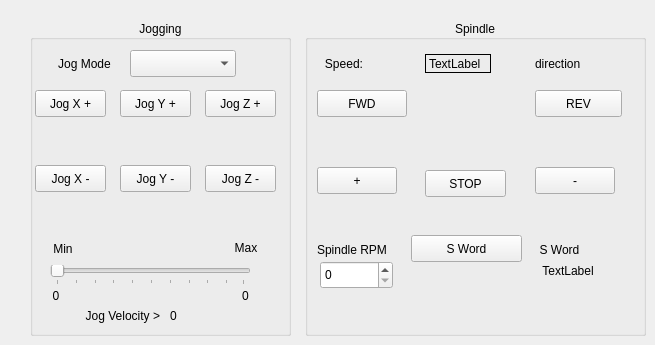
    <widget class="QWidget" name="tab_9">
     <attribute name="title">
      <string>Jog / Spindle</string>
     </attribute>
     <widget class="QGroupBox" name="groupBox_7">
      <property name="geometry">
       <rect>
        <x>30</x>
        <y>20</y>
        <width>261</width>
        <height>316</height>
       </rect>
      </property>
      <property name="title">
       <string>Jogging</string>
      </property>
      <property name="alignment">
       <set>Qt::AlignCenter</set>
      </property>
      <widget class="QPushButton" name="jog_plus_pb_2">
       <property name="geometry">
        <rect>
         <x>175</x>
         <y>70</y>
         <width>71</width>
         <height>27</height>
        </rect>
       </property>
       <property name="text">
        <string>Jog Z +</string>
       </property>
      </widget>
      <widget class="QPushButton" name="jog_minus_pb_2">
       <property name="geometry">
        <rect>
         <x>175</x>
         <y>145</y>
         <width>71</width>
         <height>27</height>
        </rect>
       </property>
       <property name="text">
        <string>Jog Z -</string>
       </property>
      </widget>
      <widget class="QPushButton" name="jog_minus_pb_0">
       <property name="geometry">
        <rect>
         <x>5</x>
         <y>145</y>
         <width>71</width>
         <height>27</height>
        </rect>
       </property>
       <property name="text">
        <string>Jog X -</string>
       </property>
      </widget>
      <widget class="QPushButton" name="jog_plus_pb_0">
       <property name="geometry">
        <rect>
         <x>5</x>
         <y>70</y>
         <width>71</width>
         <height>27</height>
        </rect>
       </property>
       <property name="text">
        <string>Jog X +</string>
       </property>
      </widget>
      <widget class="QPushButton" name="jog_minus_pb_1">
       <property name="geometry">
        <rect>
         <x>90</x>
         <y>145</y>
         <width>71</width>
         <height>27</height>
        </rect>
       </property>
       <property name="text">
        <string>Jog Y -</string>
       </property>
      </widget>
      <widget class="QPushButton" name="jog_plus_pb_1">
       <property name="geometry">
        <rect>
         <x>90</x>
         <y>70</y>
         <width>71</width>
         <height>27</height>
        </rect>
       </property>
       <property name="text">
        <string>Jog Y +</string>
       </property>
      </widget>
      <widget class="QComboBox" name="jog_modes_cb">
       <property name="geometry">
        <rect>
         <x>100</x>
         <y>30</y>
         <width>106</width>
         <height>27</height>
        </rect>
       </property>
      </widget>
      <widget class="QLabel" name="label_6">
       <property name="geometry">
        <rect>
         <x>14</x>
         <y>30</y>
         <width>81</width>
         <height>27</height>
        </rect>
       </property>
       <property name="text">
        <string>Jog Mode</string>
       </property>
       <property name="alignment">
        <set>Qt::AlignCenter</set>
       </property>
      </widget>
      <widget class="QLabel" name="label_10">
       <property name="geometry">
        <rect>
         <x>20</x>
         <y>215</y>
         <width>26</width>
         <height>28</height>
        </rect>
       </property>
       <property name="text">
        <string>Min</string>
       </property>
       <property name="alignment">
        <set>Qt::AlignCenter</set>
       </property>
      </widget>
      <widget class="QSlider" name="jog_vel_sl">
       <property name="geometry">
        <rect>
         <x>20</x>
         <y>245</y>
         <width>201</width>
         <height>20</height>
        </rect>
       </property>
       <property name="orientation">
        <enum>Qt::Horizontal</enum>
       </property>
       <property name="tickPosition">
        <enum>QSlider::TicksBelow</enum>
       </property>
      </widget>
      <widget class="QLabel" name="label_11">
       <property name="geometry">
        <rect>
         <x>200</x>
         <y>215</y>
         <width>32</width>
         <height>25</height>
        </rect>
       </property>
       <property name="text">
        <string>Max</string>
       </property>
       <property name="alignment">
        <set>Qt::AlignCenter</set>
       </property>
      </widget>
      <widget class="QLabel" name="min_jog_vel_lb">
       <property name="geometry">
        <rect>
         <x>10</x>
         <y>265</y>
         <width>32</width>
         <height>21</height>
        </rect>
       </property>
       <property name="text">
        <string>0</string>
       </property>
       <property name="alignment">
        <set>Qt::AlignCenter</set>
       </property>
      </widget>
      <widget class="QLabel" name="max_jog_vel_lb">
       <property name="geometry">
        <rect>
         <x>200</x>
         <y>265</y>
         <width>31</width>
         <height>21</height>
        </rect>
       </property>
       <property name="text">
        <string>0</string>
       </property>
       <property name="alignment">
        <set>Qt::AlignCenter</set>
       </property>
      </widget>
      <widget class="QLabel" name="label_9">
       <property name="geometry">
        <rect>
         <x>30</x>
         <y>285</y>
         <width>100</width>
         <height>21</height>
        </rect>
       </property>
       <property name="text">
        <string>Jog Velocity &gt;</string>
       </property>
       <property name="alignment">
        <set>Qt::AlignRight|Qt::AlignTrailing|Qt::AlignVCenter</set>
       </property>
      </widget>
      <widget class="QLabel" name="jog_vel_lb">
       <property name="geometry">
        <rect>
         <x>140</x>
         <y>285</y>
         <width>81</width>
         <height>21</height>
        </rect>
       </property>
       <property name="text">
        <string>0</string>
       </property>
      </widget>
     </widget>
     <widget class="QGroupBox" name="groupBox_6">
      <property name="geometry">
       <rect>
        <x>305</x>
        <y>20</y>
        <width>341</width>
        <height>316</height>
       </rect>
      </property>
      <property name="title">
       <string>Spindle</string>
      </property>
      <property name="alignment">
       <set>Qt::AlignCenter</set>
      </property>
      <widget class="QPushButton" name="spindle_plus_pb">
       <property name="geometry">
        <rect>
         <x>12</x>
         <y>147</y>
         <width>80</width>
         <height>27</height>
        </rect>
       </property>
       <property name="text">
        <string>+</string>
       </property>
      </widget>
      <widget class="QSpinBox" name="spindle_speed_sb">
       <property name="geometry">
        <rect>
         <x>15</x>
         <y>241</y>
         <width>73</width>
         <height>28</height>
        </rect>
       </property>
       <property name="maximum">
        <number>30000</number>
       </property>
      </widget>
      <widget class="QLabel" name="spindle_direction_0_lb">
       <property name="geometry">
        <rect>
         <x>230</x>
         <y>34</y>
         <width>59</width>
         <height>19</height>
        </rect>
       </property>
       <property name="text">
        <string>direction</string>
       </property>
      </widget>
      <widget class="QLabel" name="spindle_actual_speed_lb">
       <property name="geometry">
        <rect>
         <x>120</x>
         <y>34</y>
         <width>66</width>
         <height>19</height>
        </rect>
       </property>
       <property name="frameShape">
        <enum>QFrame::Box</enum>
       </property>
       <property name="text">
        <string>TextLabel</string>
       </property>
      </widget>
      <widget class="QPushButton" name="spindle_fwd_pb">
       <property name="geometry">
        <rect>
         <x>12</x>
         <y>70</y>
         <width>90</width>
         <height>27</height>
        </rect>
       </property>
       <property name="text">
        <string>FWD</string>
       </property>
      </widget>
      <widget class="QPushButton" name="spindle_minus_pb">
       <property name="geometry">
        <rect>
         <x>230</x>
         <y>147</y>
         <width>80</width>
         <height>27</height>
        </rect>
       </property>
       <property name="text">
        <string>-</string>
       </property>
      </widget>
      <widget class="QLabel" name="label_21">
       <property name="geometry">
        <rect>
         <x>12</x>
         <y>34</y>
         <width>46</width>
         <height>19</height>
        </rect>
       </property>
       <property name="text">
        <string>Speed:</string>
       </property>
       <property name="alignment">
        <set>Qt::AlignRight|Qt::AlignTrailing|Qt::AlignVCenter</set>
       </property>
      </widget>
      <widget class="QPushButton" name="spindle_rev_pb">
       <property name="enabled">
        <bool>true</bool>
       </property>
       <property name="geometry">
        <rect>
         <x>230</x>
         <y>70</y>
         <width>87</width>
         <height>27</height>
        </rect>
       </property>
       <property name="text">
        <string>REV</string>
       </property>
      </widget>
      <widget class="QLabel" name="label_22">
       <property name="geometry">
        <rect>
         <x>12</x>
         <y>220</y>
         <width>84</width>
         <height>19</height>
        </rect>
       </property>
       <property name="text">
        <string>Spindle RPM</string>
       </property>
      </widget>
      <widget class="QLabel" name="settings_speed_lb">
       <property name="geometry">
        <rect>
         <x>230</x>
         <y>241</y>
         <width>66</width>
         <height>19</height>
        </rect>
       </property>
       <property name="text">
        <string>TextLabel</string>
       </property>
       <property name="alignment">
        <set>Qt::AlignCenter</set>
       </property>
      </widget>
      <widget class="QLabel" name="label_38">
       <property name="geometry">
        <rect>
         <x>230</x>
         <y>220</y>
         <width>49</width>
         <height>19</height>
        </rect>
       </property>
       <property name="text">
        <string>S Word</string>
       </property>
       <property name="alignment">
        <set>Qt::AlignCenter</set>
       </property>
      </widget>
      <widget class="QPushButton" name="spindle_stop_pb">
       <property name="geometry">
        <rect>
         <x>120</x>
         <y>150</y>
         <width>81</width>
         <height>27</height>
        </rect>
       </property>
       <property name="text">
        <string>STOP</string>
       </property>
      </widget>
      <widget class="QPushButton" name="mdi_s_pb">
       <property name="geometry">
        <rect>
         <x>106</x>
         <y>215</y>
         <width>111</width>
         <height>27</height>
        </rect>
       </property>
       <property name="text">
        <string>S Word</string>
       </property>
      </widget>
     </widget>
    </widget>
